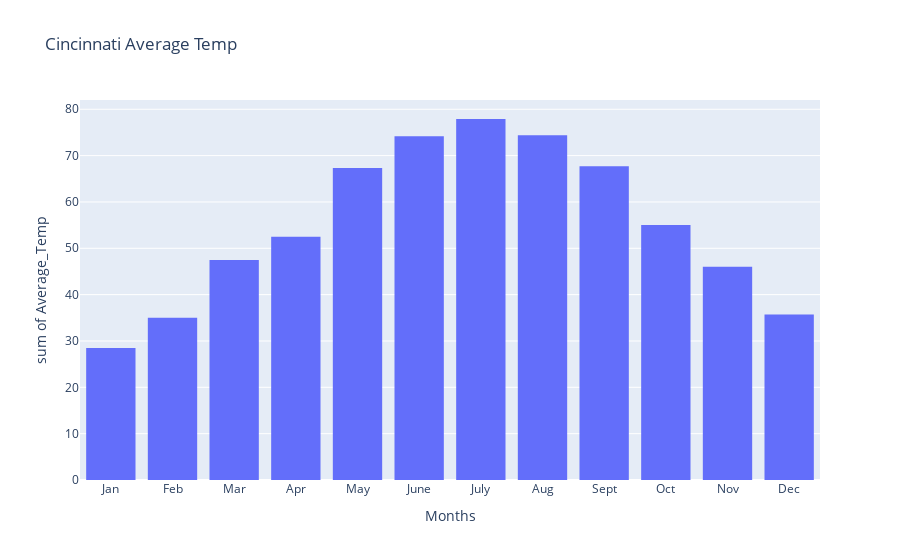

The notebook cell saved with this chart:
### Code cell
px.histogram(Cinci_Monthly_Mean, x='Months', y='Average_Temp', title='Cincinnati Average Temp', nbins=14)

### Figure 1 — Plotly figure (JSON) as saved in the notebook; plotly's stock layout.template omitted (floating-point values rounded to 4 significant figures)
{"data": [{"alignmentgroup": "True", "bingroup": "x", "histfunc": "sum", "hovertemplate": "Months=%{x}<br>sum of Average_Temp=%{y}<extra></extra>", "legendgroup": "", "marker": {"color": "#636efa", "pattern": {"shape": ""}}, "name": "", "nbinsx": 14, "offsetgroup": "", "orientation": "v", "showlegend": false, "type": "histogram", "x": ["Jan", "Feb", "Mar", "Apr", "May", "June", "July", "Aug", "Sept", "Oct", "Nov", "Dec"], "xaxis": "x", "y": [28.5, 35, 47.5, 52.5, 67.3, 74.2, 77.9, 74.4, 67.7, 55, 46, 35.7], "yaxis": "y"}], "layout": {"barmode": "relative", "legend": {"tracegroupgap": 0}, "title": {"text": "Cincinnati Average Temp"}, "xaxis": {"anchor": "y", "domain": [0, 1], "title": {"text": "Months"}}, "yaxis": {"anchor": "x", "domain": [0, 1], "title": {"text": "sum of Average_Temp"}}}}
